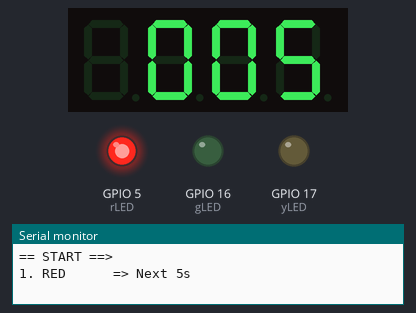
Bench run of a program on a simulated ESP32. Shown: 4-digit seven-segment display, output pins drawn as LEDs (lit = HIGH), the last lines printed to the serial monitor.

Above: at 0.1 s.
At 1.1 s:
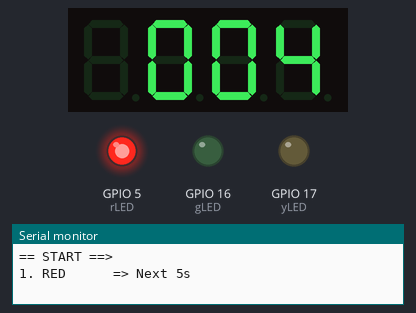
At 2.1 s:
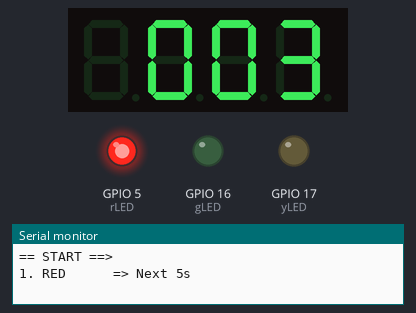
At 5.2 s:
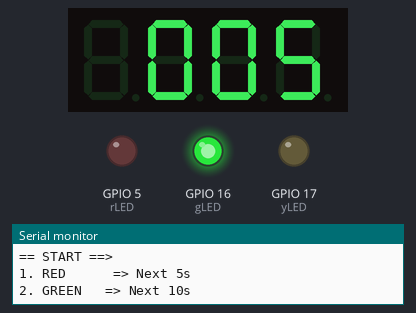
At 8.2 s:
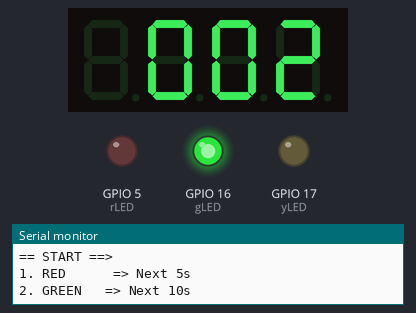
At 11.3 s:
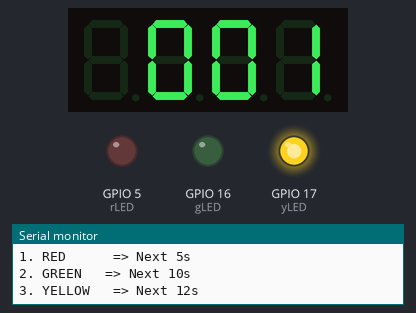
Timing chart, 0 to 38.2 s (numbered marks = the images above):
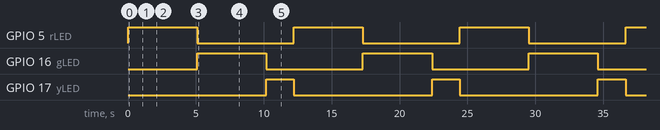

The program:

main.cpp
```cpp
#include <Arduino.h>
#include <TM1637Display.h>

//Pin
#define rLED  5
#define yLED  17
#define gLED  16

#define CLK   23
#define DIO   22

//1000 ms = 1 seconds
#define rTIME  5000   //5 seconds
#define yTIME  2000
#define gTIME  5000

ulong currentMiliseconds = 0;
ulong ledTimeStart = 0;
ulong nextTimeTotal = 0;
int currentLED = rLED;

TM1637Display display(CLK, DIO);

bool IsReady(ulong &ulTimer, uint32_t milisecond);
void NonBlocking_Traffic_Light();
//
void setup() {
  // put your setup code here, to run once:
  Serial.begin(115200);
  pinMode(rLED, OUTPUT);
  pinMode(yLED, OUTPUT);
  pinMode(gLED, OUTPUT);

  display.setBrightness(7);

  digitalWrite(yLED, LOW);
  digitalWrite(gLED, LOW);
  digitalWrite(rLED, HIGH);
  currentLED = rLED;
  nextTimeTotal += rTIME;
  Serial.println("== START ==>");
  Serial.print("1. RED \t\t => Next ");
  Serial.print(nextTimeTotal/1000);
  Serial.println("s");
}

int counter = rTIME / 1000;
void Testing_Display() {
  display.showNumberDec(counter, true, 3, 1);

  if (counter > 0) {
    counter--;
  }

  delay(1000);
}

void loop() {
  currentMiliseconds = millis();
  NonBlocking_Traffic_Light();
  Testing_Display();
}

bool IsReady(ulong &ulTimer, uint32_t milisecond) {
  if (currentMiliseconds - ulTimer < milisecond) return false;
  ulTimer = currentMiliseconds;
  return true;
}

void NonBlocking_Traffic_Light() {
  switch (currentLED) {
    case rLED: // Đèn đỏ: 5 giây
      if (IsReady(ledTimeStart, rTIME)) {
        digitalWrite(rLED, LOW);
        digitalWrite(gLED, HIGH);
        currentLED = gLED;
        nextTimeTotal += gTIME;
        counter = gTIME / 1000;
        Serial.print("2. GREEN\t => Next ");
        Serial.print(nextTimeTotal/1000);
        Serial.println("s");
      }
      break;

    case gLED: // Đèn xanh: 5 giây
      if (IsReady(ledTimeStart, gTIME)) {
        digitalWrite(gLED, LOW);
        digitalWrite(yLED, HIGH);
        currentLED = yLED;
        nextTimeTotal += yTIME;
        counter = yTIME / 1000;
        Serial.print("3. YELLOW\t => Next ");
        Serial.print(nextTimeTotal/1000);
        Serial.println("s");
      }
      break;

    case yLED: // Đèn vàng: 2 giây
      if (IsReady(ledTimeStart, yTIME)) {
        digitalWrite(yLED, LOW);
        digitalWrite(rLED, HIGH);
        currentLED = rLED;
        nextTimeTotal += rTIME;
        counter = rTIME / 1000;
        Serial.print("1. RED \t\t => Next ");
        Serial.print(nextTimeTotal/1000);
        Serial.println("s");
      }
      break;
  }
}
```

Measured:
- by itself, GPIO 5 (rLED), GPIO 16 (gLED): alternates HIGH for 5.1 s and LOW for 7.1 s
- by itself, GPIO 17 (yLED): alternates HIGH for 2.0 s and LOW for 10.2 s
- by itself, everything shown: repeats every 12.2 s, in 12 steps
- what the display in image 1 shows lasts 1.1 s, from 1.0 s to 2.1 s
